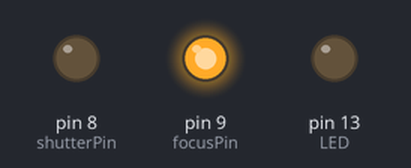
The sketch below on a simulated Arduino Uno, built with avr-gcc and run on an emulated ATmega328P. On the bench: output pins drawn as LEDs (lit = HIGH).

Above: at 0.1 s.
At 2.1 s:
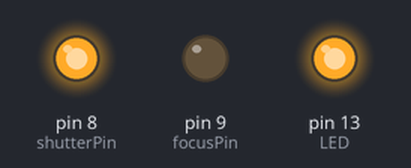
At 4.1 s:
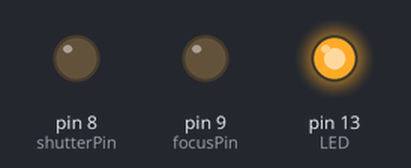
At 9.1 s:
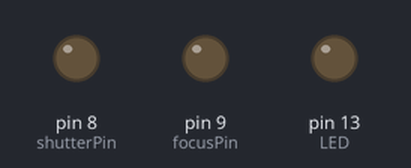
Timing chart, 0 to 10.6 s (numbered marks = the images above):
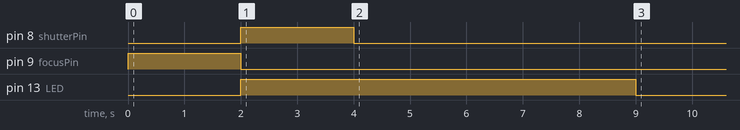

The sketch:

canon_eos_control.ino
```cpp
/*
 The following sketch controls focus and shutter on Canon EOS Digital cameras.
 In order to make sure that you don't damage your camera you need a relay (or an optocoupler).

 EOS Remotes work by shot-circuiting the focus/shutter pins on the camera.
 The camera PROVIDES the power for anything to work. DO NOT provide any power to the camera.
 This is where the relays come in, you control them by arduino and they short-circuit the camera pins.

 In my case I used an EDR201A0500. There might be better options out there but this easily available
 in my city (and only one of them sadly, so I can control either focus or shutter+focus at the moment).

 NOT TO BE CONNECTED TO AN ACTUAL EOS CAMERA WITHOUT PROPER PRECAUTIONS

 Information: http://doc-diy.net/photo/eos_wired_remote/
 Inspiration: http://doc-diy.net/photo/smatrig21/ (excellent little tool, thnx Luc)
 */

int focusPin = 9;
int shutterPin = 8;
int LED = 13;

int counter = 0;

void setup() {
  pinMode(focusPin, OUTPUT);
  pinMode(shutterPin, OUTPUT);
  pinMode(LED, OUTPUT);
}

void focus() {
  digitalWrite(focusPin, HIGH);
  delay(2000); //not sure if it is enough for camera to establish focus
  digitalWrite(focusPin, LOW);
}

void shoot() {
  digitalWrite(shutterPin, HIGH);
  digitalWrite(LED, HIGH);  //light on board led when shooting and 5sec afterwords
  delay(2000); //fires 5 shots on my EOS5D in burst (of course only one in no burst)
  digitalWrite(shutterPin, LOW);
  delay(5000);
  digitalWrite(LED, LOW);
}

void takePhoto() {
  focus();
  shoot();
}

//by modifying the loop() function you can experiment with time-lapse photography
//future updates will allow for HDR photography too
void loop() {
  if (counter == 0) {
    takePhoto();
    counter = 1; //run only once, since this is a project under development
  }
}
```

Measured:
- by itself, pin 8 (shutterPin): LOW → HIGH at 2.0 s, → LOW 2.0 s later
- by itself, pin 9 (focusPin): LOW → HIGH at 0.00 s, → LOW 2.0 s later
- by itself, pin 13 (LED): LOW → HIGH at 2.0 s, → LOW 7.0 s later
